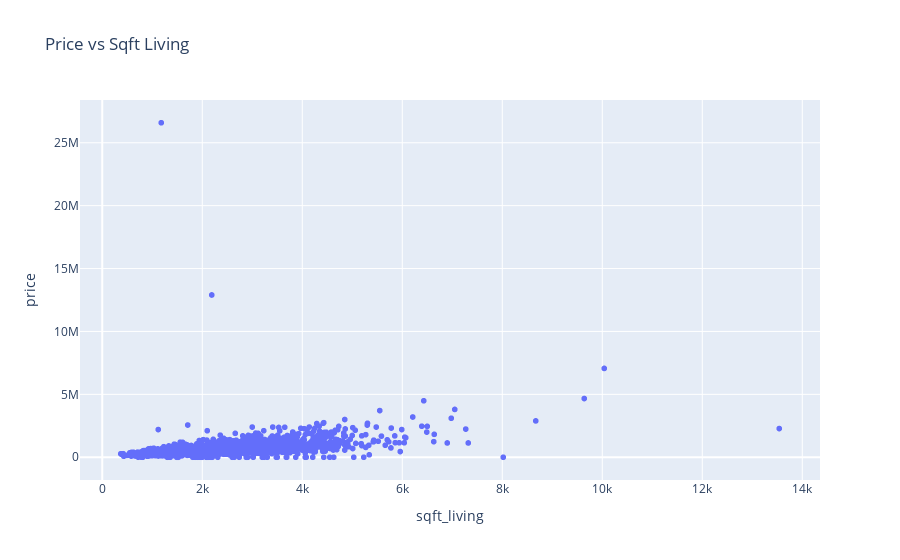

Write notebook code for a chart like this one.
### Markdown cell above
In the above plot, we can clearly see the presence of outliers in the `price` attribute, as the values are mostly concentrated on the left side of the plot.

### Code cell
fig = px.scatter(df1, x='sqft_living', y='price', title='Price vs Sqft Living')
fig.show()

### Figure 1 — Plotly figure (JSON) as saved in the notebook; plotly's stock layout.template omitted (floating-point values rounded to 4 significant figures; data arrays with more than 128 entries replaced by an {"elided": "..."} marker saying what was removed)
{"data": [{"hovertemplate": "sqft_living=%{x}<br>price=%{y}<extra></extra>", "legendgroup": "", "marker": {"color": "#636efa", "symbol": "circle"}, "mode": "markers", "name": "", "showlegend": false, "type": "scattergl", "x": {"elided": "4600 int values"}, "xaxis": "x", "y": {"elided": "4600 float values"}, "yaxis": "y"}], "layout": {"legend": {"tracegroupgap": 0}, "title": {"text": "Price vs Sqft Living"}, "xaxis": {"anchor": "y", "domain": [0, 1], "title": {"text": "sqft_living"}}, "yaxis": {"anchor": "x", "domain": [0, 1], "title": {"text": "price"}}}}
